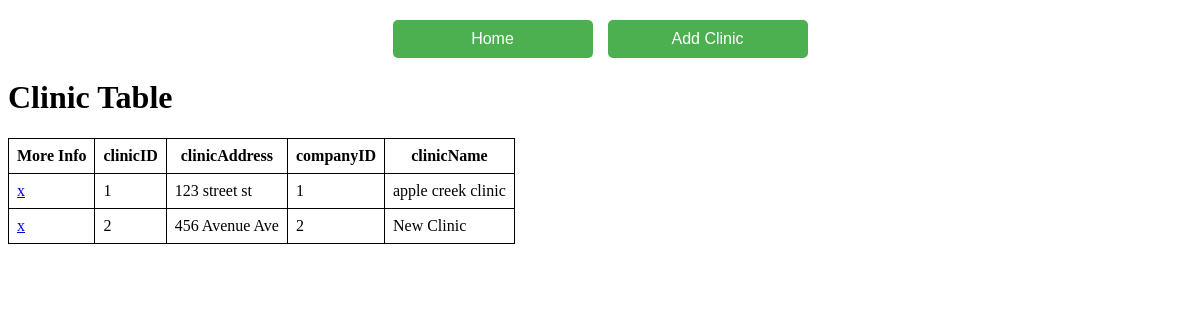
/clinicView, run on the app's committed database.
### alchemyBase.py (models this page shows)
class Clinic(Base):
    __tablename__ = 'Clinic'
    clinicID      = Column(Integer, primary_key=True)
    clinicAddress = Column(String,  nullable=False)
    companyID     = Column(Integer, ForeignKey('Company.companyID'), nullable=False)
    clinicName    = Column(String,  nullable=False)
    company       = relationship('Company', back_populates='clinics')
    vets          = relationship('Veterinarian', back_populates='clinic')

### app.py (the view)
@app.route("/clinicView")
def show_clinics():
    clinics = session.query(Clinic).all()
    columns = Clinic.__table__.columns.keys()
    return render_template("clinicView.html", clinics=clinics, columns=columns, getattr=getattr)

### templates/clinicView.html (shortened to what this page needs)
<!DOCTYPE html>
<html>
<head>
</head>
<body>
    <div class="top-button-container">
        <form action="{{ url_for('home') }}" method="get">
            <button type="submit">Home</button>
          </form>
        <form action="{{ url_for('new_clinic') }}" method="get">
            <button type="submit">Add Clinic</button>
        </form>
    </div>
    <h1>Clinic Table</h1>
    <table>
        <tr>
            <th>More Info</th>
            {% for col in columns %}
                <th>{{ col }}</th>
            {% endfor %}
        </tr>
        {% for clinic in clinics %}
            <tr>
                <td>
                    <a href="{{ url_for('view_details', id_type='clinic', id_value=clinic.clinicID) }}">x</a>
                </td>
                {% for col in columns %}
                    <td>{{ getattr(clinic, col) }}</td>
                {% endfor %}
            </tr>
        {% endfor %}
    </table>
</body>
</html>

### templates/clinicView.html (style rules this page uses)
table, th, td { border: 1px solid black; border-collapse: collapse; padding: 8px; }
.top-button-container { display: flex; justify-content: center; align-items: center; gap: 15px; margin-top: 20px; }
button { padding: 10px 20px; font-size: 16px; width: 200px; cursor: pointer; background-color: #4CAF50; color: white; border: none; border-radius: 5px; transition: background-color 0.3s ease; }

### data on the page
Clinic: clinicID "1" "123 street st" "1" "apple creek clinic"
Clinic: clinicID "2" "456 Avenue Ave" "2" "New Clinic"

### other printed values
{{ col }} "clinicID" "clinicAddress" "companyID" "clinicName"
